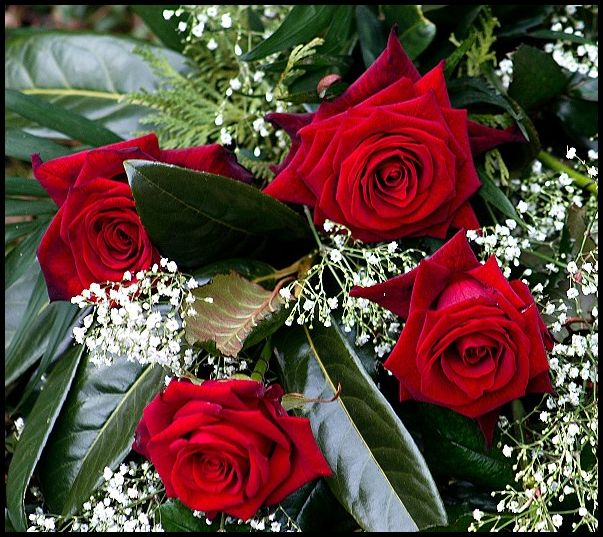
#> input picture image_1.jpg, 603 x 537 px
$ python main.py
#> lines starting #> are read from the running program, lines starting #| are printed output that depends on the picture; after the words box and inside, x2 and y2 are one past the last pixel; in counts of white or black regions, pixels touching at a corner belong together
""""""

import cv2


# Load the input image in BGR format
img = cv2.imread('image_1.jpg')
#> img is the input picture: shape (537, 603, 3); mean B, G, R 57.1, 66.6, 93.5

# Convert the input image from BGR to HSV color space
img_hsv = cv2.cvtColor(img, cv2.COLOR_BGR2HSV)
#> img_hsv: shape (537, 603, 3); mean H, S, V 84.3, 157.2, 104.5

# Threshold the image to get only red colors
mask_red = cv2.inRange(img_hsv, (0, 70, 50), (10, 255, 255))
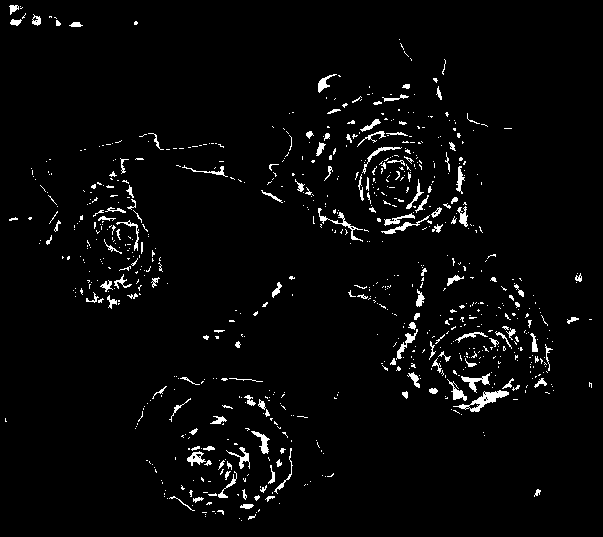
#> mask_red: shape (537, 603); 3.1% white in thin lines or dots
mask_red2 = cv2.inRange(img_hsv, (170, 70, 50), (180, 255, 255))
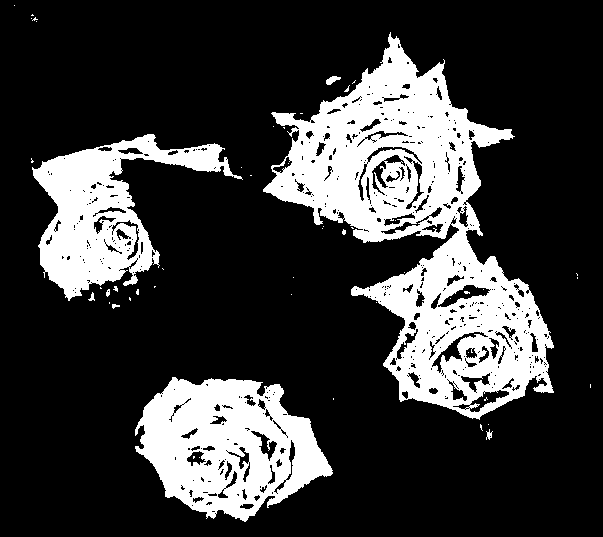
#> mask_red2: shape (537, 603); 22.9% white; 52 white regions (44 under 20 px), largest, box (x1, y1, x2, y2) and area: (263, 32, 554, 420) 42855, (135, 377, 333, 522) 17451, (32, 134, 243, 301) 13524
mask_red = cv2.bitwise_or(mask_red, mask_red2)
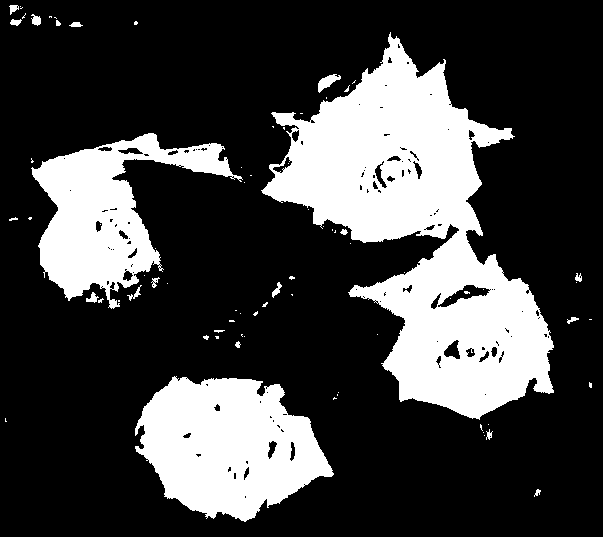
#> mask_red: shape (537, 603); 26% white; 77 white regions (56 under 20 px), largest, box (x1, y1, x2, y2) and area: (261, 32, 554, 420) 48716, (135, 376, 334, 522) 19334, (31, 133, 243, 309) 15009

# Convert the mask to grayscale
mask_gray = cv2.cvtColor(mask_red, cv2.COLOR_GRAY2BGR)

# Convert the input image to grayscale
gray = cv2.cvtColor(img, cv2.COLOR_BGR2GRAY)
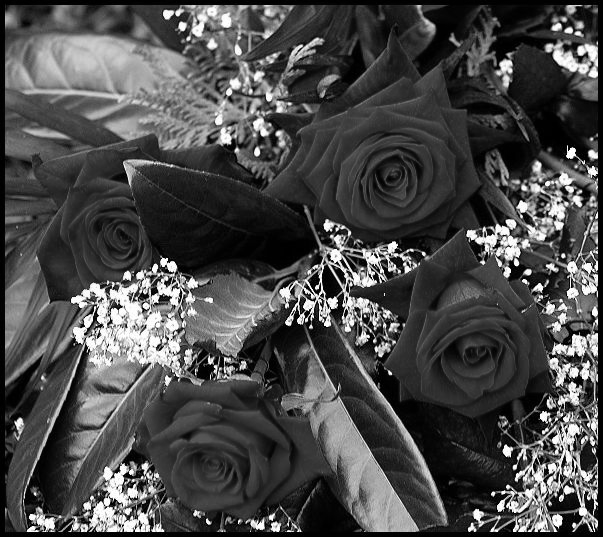
#> gray: shape (537, 603); min 0, max 255, mean 73.5
gray = cv2.cvtColor(gray, cv2.COLOR_GRAY2BGR)
#> gray: shape (537, 603, 3)

# Apply the mask to the original image
img_red = cv2.bitwise_and(img, mask_gray)
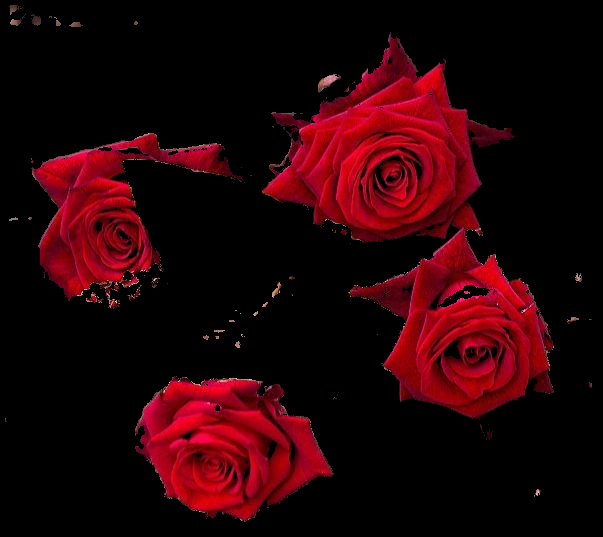
#> img_red: shape (537, 603, 3); mean B, G, R 6.4, 2, 37.3

# Apply the inverted mask to the grayscale image
img_gray = cv2.bitwise_and(gray, cv2.bitwise_not(mask_gray))
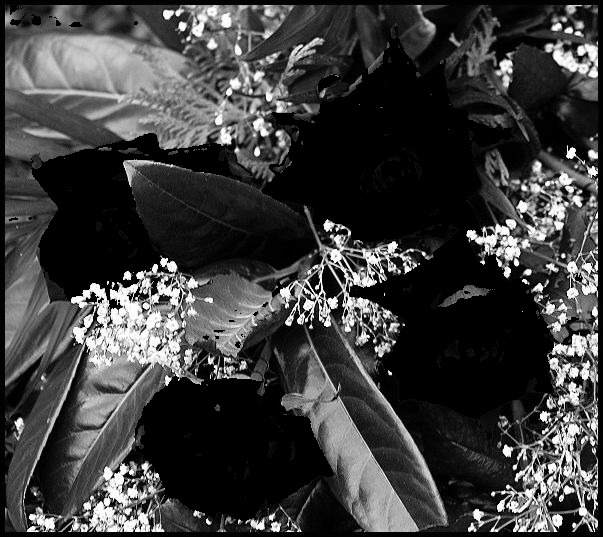
#> img_gray: shape (537, 603, 3); min 0, max 255, mean 60.5

# Combine the red and grayscale images
img_result = cv2.add(img_red, img_gray)
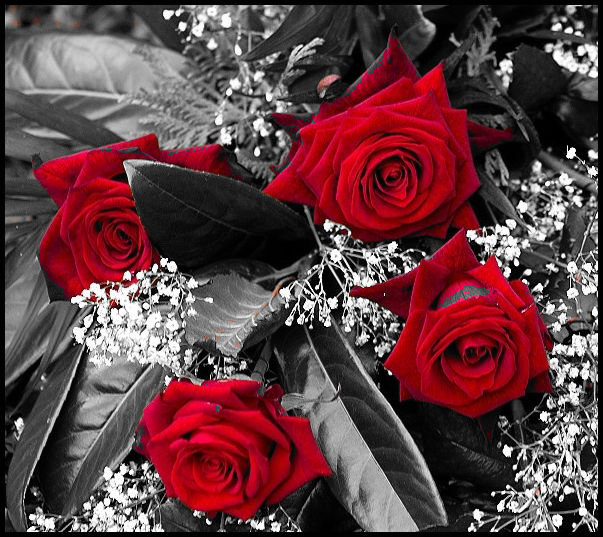
#> img_result: shape (537, 603, 3); mean B, G, R 66.9, 62.5, 97.9

# Display the resulting image
cv2.imshow('Red Objects Highlighted', img_result)
cv2.waitKey(0)
cv2.destroyAllWindows()
